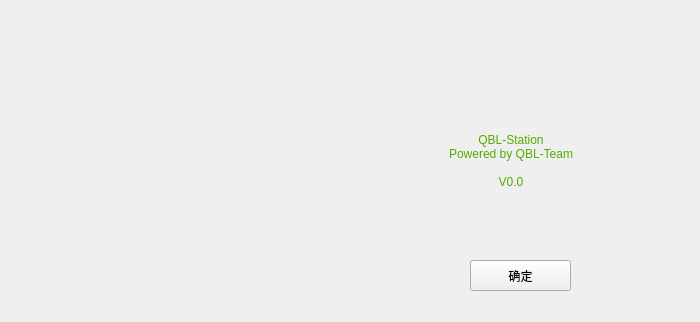
<?xml version="1.0" encoding="UTF-8"?>
<ui version="4.0">
 <class>AboutInfoWidget</class>
 <widget class="QWidget" name="AboutInfoWidget">
  <property name="windowModality">
   <enum>Qt::ApplicationModal</enum>
  </property>
  <property name="geometry">
   <rect>
    <x>0</x>
    <y>0</y>
    <width>700</width>
    <height>322</height>
   </rect>
  </property>
  <property name="sizePolicy">
   <sizepolicy hsizetype="Fixed" vsizetype="Fixed">
    <horstretch>0</horstretch>
    <verstretch>0</verstretch>
   </sizepolicy>
  </property>
  <property name="minimumSize">
   <size>
    <width>700</width>
    <height>322</height>
   </size>
  </property>
  <property name="maximumSize">
   <size>
    <width>700</width>
    <height>322</height>
   </size>
  </property>
  <property name="contextMenuPolicy">
   <enum>Qt::NoContextMenu</enum>
  </property>
  <property name="windowTitle">
   <string>关于QBL-Station</string>
  </property>
  <property name="styleSheet">
   <string notr="true"/>
  </property>
  <widget class="QLabel" name="label_logo">
   <property name="geometry">
    <rect>
     <x>30</x>
     <y>33</y>
     <width>240</width>
     <height>257</height>
    </rect>
   </property>
   <property name="sizePolicy">
    <sizepolicy hsizetype="Fixed" vsizetype="Fixed">
     <horstretch>0</horstretch>
     <verstretch>0</verstretch>
    </sizepolicy>
   </property>
   <property name="minimumSize">
    <size>
     <width>240</width>
     <height>257</height>
    </size>
   </property>
   <property name="maximumSize">
    <size>
     <width>240</width>
     <height>257</height>
    </size>
   </property>
   <property name="text">
    <string/>
   </property>
   <property name="pixmap">
    <pixmap resource="../Resource/Resource.qrc">:/image/app/QBL-Station.png</pixmap>
   </property>
   <property name="scaledContents">
    <bool>true</bool>
   </property>
  </widget>
  <widget class="QLabel" name="label_text">
   <property name="geometry">
    <rect>
     <x>322</x>
     <y>0</y>
     <width>378</width>
     <height>322</height>
    </rect>
   </property>
   <property name="styleSheet">
    <string notr="true">color: rgb(85, 170, 0);
font: 24pt &quot;Microsoft YaHei UI&quot;;</string>
   </property>
   <property name="text">
    <string>QBL-Station
Powered by QBL-Team

V0.0</string>
   </property>
   <property name="scaledContents">
    <bool>false</bool>
   </property>
   <property name="alignment">
    <set>Qt::AlignCenter</set>
   </property>
  </widget>
  <widget class="QPushButton" name="button_close_widget">
   <property name="geometry">
    <rect>
     <x>470</x>
     <y>260</y>
     <width>101</width>
     <height>31</height>
    </rect>
   </property>
   <property name="styleSheet">
    <string notr="true">font: 75 italic 20pt &quot;Microsoft YaHei UI&quot;;

color: qlineargradient(spread:reflect, x1:0, y1:0, x2:1, y2:1, stop:0.488636 rgba(85, 122, 146, 255), stop:1 rgba(255, 255, 255, 255));


hover :{ color: qradialgradient(spread:pad, cx:0.5, cy:0.5, radius:0.5, fx:0.5, fy:0.5, stop:0 rgba(255, 255, 255, 255), stop:0.1 rgba(255, 255, 255, 255), stop:0.2 rgba(255, 176, 176, 167), stop:0.3 rgba(255, 151, 151, 92), stop:0.4 rgba(255, 125, 125, 51), stop:0.5 rgba(255, 76, 76, 205), stop:0.52 rgba(255, 76, 76, 205), stop:0.6 rgba(255, 180, 180, 84), stop:1 rgba(255, 255, 255, 0));
};

</string>
   </property>
   <property name="text">
    <string>确定</string>
   </property>
   <property name="default">
    <bool>false</bool>
   </property>
   <property name="flat">
    <bool>false</bool>
   </property>
  </widget>
 </widget>
 <resources>
  <include location="../Resource/Resource.qrc"/>
 </resources>
 <connections>
  <connection>
   <sender>button_close_widget</sender>
   <signal>clicked()</signal>
   <receiver>AboutInfoWidget</receiver>
   <slot>close()</slot>
   <hints>
    <hint type="sourcelabel">
     <x>520</x>
     <y>275</y>
    </hint>
    <hint type="destinationlabel">
     <x>349</x>
     <y>160</y>
    </hint>
   </hints>
  </connection>
 </connections>
</ui>
